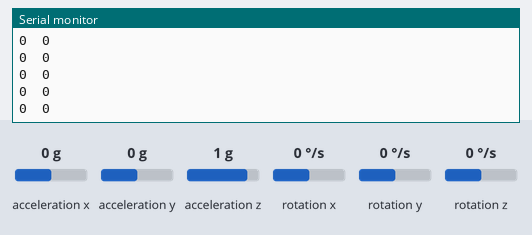
Bench run of a sketch on a simulated Arduino Uno, built with avr-gcc and run on an emulated ATmega328P. Parts: the last lines printed to the serial monitor. The test bench sets the inputs (shaded band); at power-on: acceleration y 0 g, acceleration x 0 g, acceleration z 1 g, rotation x 0 °/s, rotation y 0 °/s, rotation z 0 °/s. No radio packets arrive unless stated.

Above: at 1.2 s.
1.3 s: acceleration y set to -1.4 g
At 1.41 s:
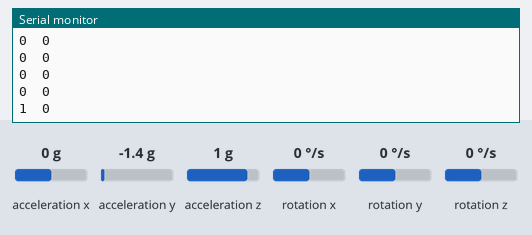
2.8 s: acceleration y set to -0.8 g
At 2.99 s:
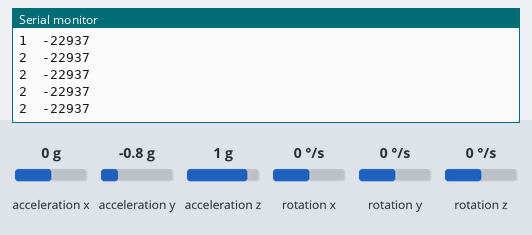
Timing chart, 0 to 5.8 s (numbered marks = the images above; inputs shaded):
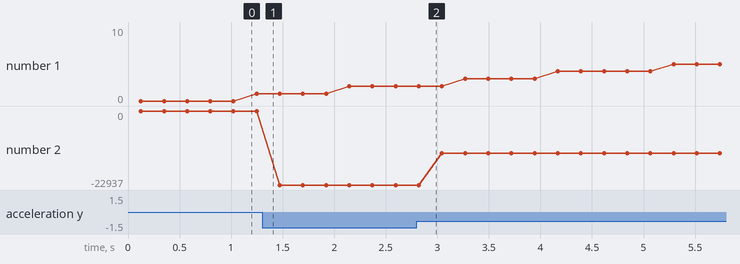

The sketch:

mpu6050_emisor.ino
```cpp
// Librerias I2C para controlar el mpu6050
// la libreria MPU6050.h necesita I2Cdev.h, I2Cdev.h necesita Wire.h
#include <VirtualWire.h>
#include <I2Cdev.h>
#include <MPU6050.h>
#include <Wire.h>"

// La dirección del MPU6050 puede ser 0x68 o 0x69, dependiendo
// del estado de AD0. Si no se especifica, 0x68 estará implicito
MPU6050 sensor;

// Valores RAW (sin procesar) del acelerometro y giroscopio en los ejes x,y,z
int ax, ay, az;
int gx, gy, gz;

void setup() {
  Serial.begin(9600);    //Iniciando puerto serial
  Wire.begin();           //Iniciando I2C
  sensor.initialize();    //Iniciando el sensor

    // Se inicializa el RF
  vw_setup(2000); // velocidad: Bits per segundo
  vw_set_tx_pin(2); //Pin 2 como salida para el RF

  if (sensor.testConnection()) Serial.println("Sensor iniciado correctamente");
  else Serial.println("Error al iniciar el sensor");
}

void loop() {
  // Leer las aceleraciones y velocidades angulares
  sensor.getAcceleration(&ax, &ay, &az);
  sensor.getRotation(&gx, &gy, &gz);

    char buf[VW_MAX_MESSAGE_LEN]; // Cadena para enviar
    int tiempo=millis()/1000; //variable con el tiempo en segundos
    float ax;   //segundo dato para enviar
    String str="";

    str="i"+String(tiempo); //convertimos el entero a String y agramos un inicio de trama
    str.toCharArray(buf,sizeof(buf)); //convertimos el String en un array
    vw_send((uint8_t *)buf, strlen(buf)); //Enviamos el array
    vw_wait_tx(); //Esperamos hasta que el mensaje se envie

    str="f"+String(ay); //convertimos el float a String y agramos un inicio de trama
    str.toCharArray(buf,sizeof(buf)); //convertimos el String en un array
    vw_send((uint8_t *)buf, strlen(buf)); ////Enviamos el array
    vw_wait_tx(); //Esperamos hasta que el mensaje se envie

  Serial.print(tiempo);
  Serial.print("\t");
  Serial.println(ay);

  delay(100);
}
```

Measured:
- plotted number 2: 0 → -22937 after the input at 1.3 s, -22937 → -13107 after the input at 2.8 s
